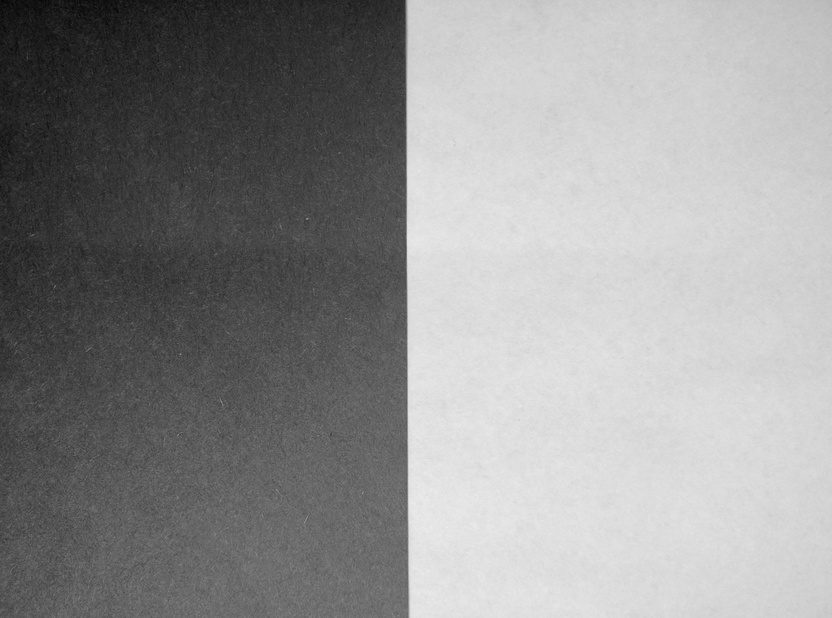
#> input picture image_proccessing_world1/img/edge.jpg, 832 x 618 px
$ python canny.py
#> lines starting #> are read from the running program, lines starting #| are printed output that depends on the picture; after the words box and inside, x2 and y2 are one past the last pixel; in counts of white or black regions, pixels touching at a corner belong together
import cv2
import numpy as np

img = cv2.imread('img/edge.jpg',0)
#> img is the input picture: shape (618, 832); min 1, max 236, mean 145.7
edges = cv2.Canny(img,100,400)
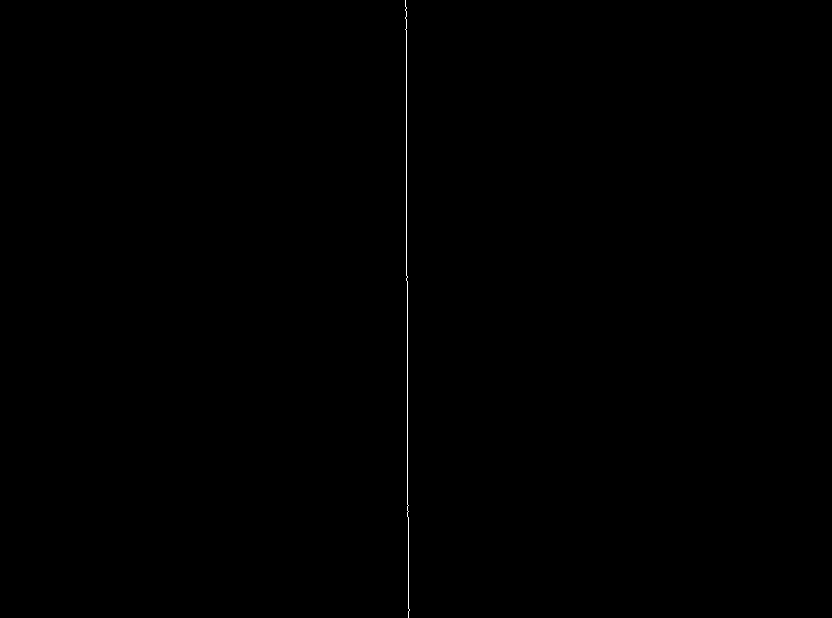
#> edges: shape (618, 832); 0.12% white in thin lines or dots, all inside (x1, y1, x2, y2) = (405, 0, 410, 618)
cv2.imshow('pic1', edges); cv2.waitKey(0); cv2.destroyAllWindows(); cv2.waitKey(1)
